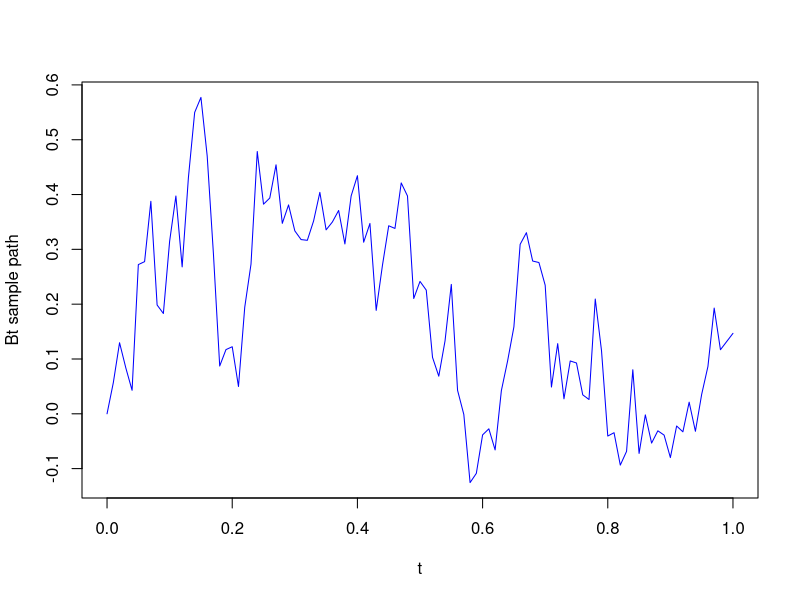

The R source for this figure:
## ---- chunk 1
knitr::opts_chunk$set(
  message = FALSE, 
  warning = FALSE, 
  tidy=FALSE,     # display code as typed
  size="small")   # slightly smaller font for code
options(digits = 3)

# default figure size
knitr::opts_chunk$set(
  fig.width=6.75, 
  fig.height=6.75,
  fig.align = "center"
)
## ---- chunk 2
# the code demonstrates how to simulate Brownian paths 

NSim <- 1e4   # number of samples at each step
NSteps <- 100   # number of steps 
Tfin <- 1    # terminal time
B <- matrix(0,NSim,NSteps+1)  # initialize the Brownians

# simulation step
for (i in 1:NSteps){
  dB <- rnorm(NSim)
  dB <- dB - mean(dB)  # now dB has mean 0
  dB <- dB/sd(dB)  # now dB has variance 1
  dB <- sqrt(Tfin/NSteps)*dB
  B[,i+1] <- B[,i] + dB
}

t <- (0:NSteps)/NSteps*Tfin
#par(mfrow=c(2,2))

# plot a Browian path
plot(t,B[5000,],type='l',col='blue',ylab='Bt sample path')
